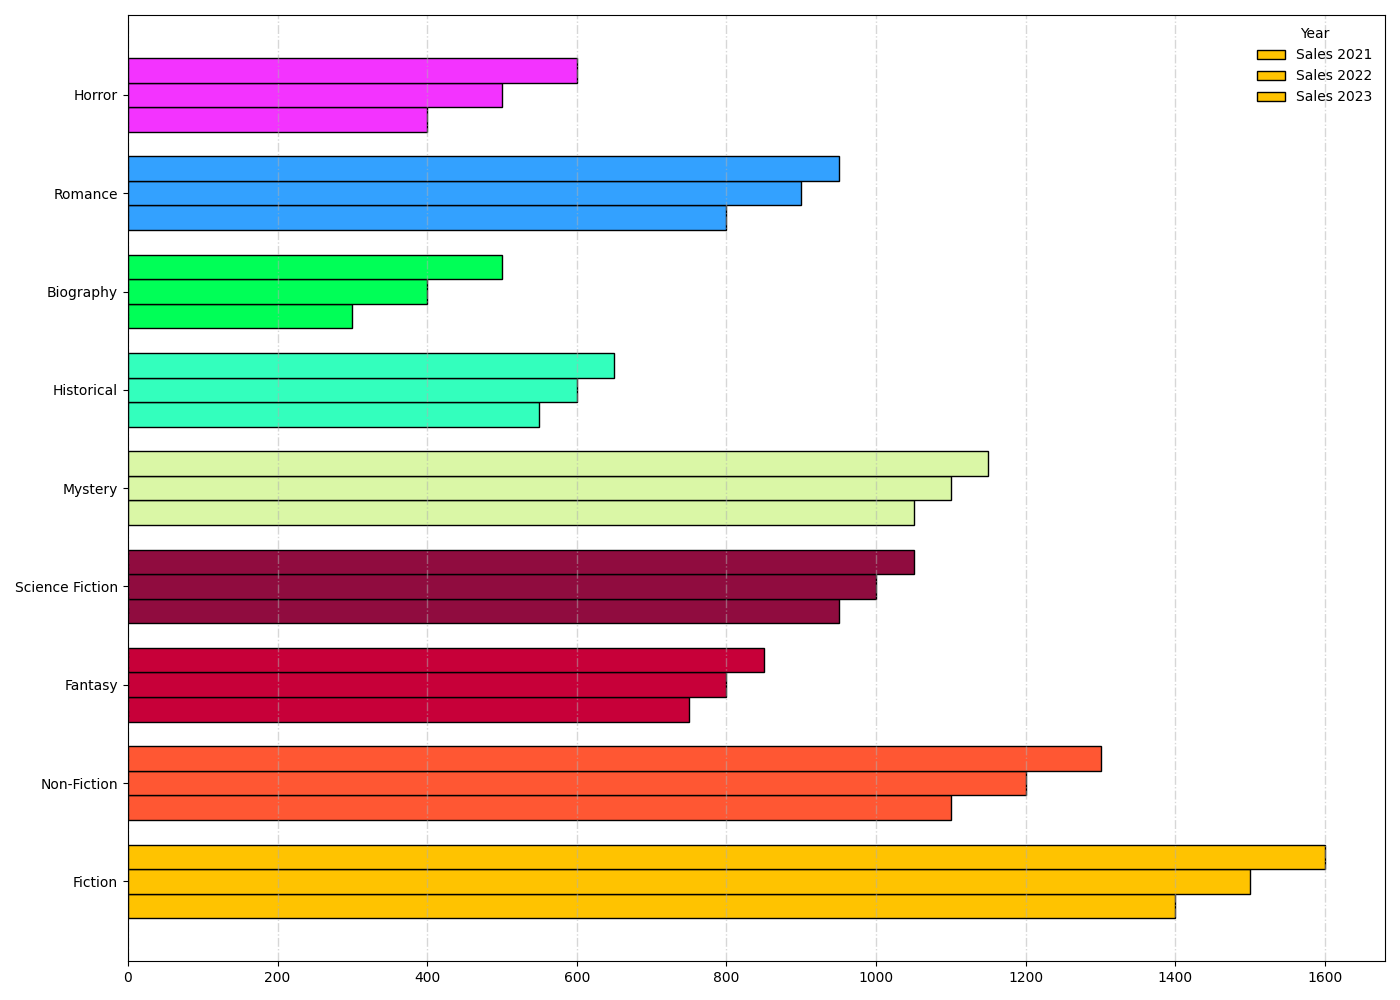

Recreate this plot in Python.
import matplotlib.pyplot as plt
import numpy as np

years = [2021, 2022, 2023]
genres = [
    'Fiction', 'Non-Fiction', 'Fantasy', 'Science Fiction', 
    'Mystery', 'Historical', 'Biography', 'Romance', 'Horror'
]
sales_data = {
    2021: [1400, 1100, 750, 950, 1050, 550, 300, 800, 400],
    2022: [1500, 1200, 800, 1000, 1100, 600, 400, 900, 500],
    2023: [1600, 1300, 850, 1050, 1150, 650, 500, 950, 600]
}

colors = ['#FFC300', '#FF5733', '#C70039', '#900C3F', '#DAF7A6', '#33FFBD', '#00FF57', '#33A1FF', '#F333FF']

fig, ax = plt.subplots(figsize=(14, 10))
height = 0.25
y = np.arange(len(genres))

for i, year in enumerate(years):
    sales = sales_data[year]
    ax.barh(y + i*height, sales, height=height, color=colors, edgecolor='black')

ax.set_yticks(y + height)
ax.set_yticklabels(genres)

ax.xaxis.grid(True, linestyle='-.', linewidth=1.0, alpha=0.5)
ax.legend([f'Sales {year}' for year in years], title="Year", loc='upper right', frameon=False)
plt.tight_layout()
plt.show()
